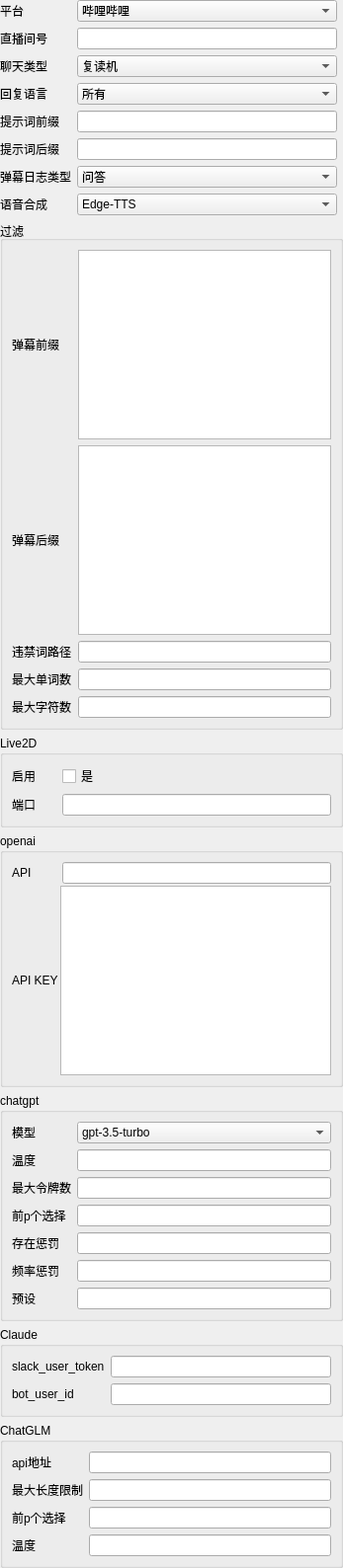
             <widget class="QWidget" name="formWidget" native="true">
              <layout class="QGridLayout" name="gridLayout">
               <property name="leftMargin">
                <number>0</number>
               </property>
               <property name="topMargin">
                <number>0</number>
               </property>
               <property name="rightMargin">
                <number>0</number>
               </property>
               <property name="bottomMargin">
                <number>0</number>
               </property>
               <item row="16" column="0" colspan="3">
                <widget class="QGroupBox" name="groupBox_claude">
                 <property name="title">
                  <string>Claude</string>
                 </property>
                 <layout class="QGridLayout" name="gridLayout_7">
                  <item row="0" column="1">
                   <widget class="QLineEdit" name="lineEdit_claude_slack_user_token"/>
                  </item>
                  <item row="0" column="0">
                   <layout class="QGridLayout" name="gridLayout_6">
                    <item row="0" column="0">
                     <widget class="QLabel" name="label_claude_slack_user_token">
                      <property name="text">
                       <string>slack_user_token</string>
                      </property>
                     </widget>
                    </item>
                   </layout>
                  </item>
                  <item row="1" column="0">
                   <widget class="QLabel" name="label_claude_bot_user_id">
                    <property name="text">
                     <string>bot_user_id</string>
                    </property>
                   </widget>
                  </item>
                  <item row="1" column="1">
                   <widget class="QLineEdit" name="lineEdit_claude_bot_user_id"/>
                  </item>
                 </layout>
                </widget>
               </item>
               <item row="5" column="1">
                <widget class="QLineEdit" name="lineEdit_after_prompt"/>
               </item>
               <item row="13" column="0" colspan="3">
                <widget class="QGroupBox" name="groupBox_openai">
                 <property name="title">
                  <string>openai</string>
                 </property>
                 <layout class="QGridLayout" name="gridLayout_4">
                  <item row="0" column="0">
                   <layout class="QGridLayout" name="gridLayout_2">
                    <property name="spacing">
                     <number>2</number>
                    </property>
                    <item row="0" column="0">
                     <widget class="QLabel" name="label_openai_api">
                      <property name="text">
                       <string>API</string>
                      </property>
                     </widget>
                    </item>
                    <item row="0" column="2">
                     <widget class="QLineEdit" name="lineEdit_openai_api"/>
                    </item>
                    <item row="1" column="0">
                     <widget class="QLabel" name="label_openai_api_key">
                      <property name="text">
                       <string>API KEY</string>
                      </property>
                     </widget>
                    </item>
                    <item row="1" column="1" colspan="2">
                     <widget class="QTextEdit" name="textEdit_openai_api_key"/>
                    </item>
                   </layout>
                  </item>
                 </layout>
                </widget>
               </item>
               <item row="3" column="0">
                <widget class="QLabel" name="label_need_lang">
                 <property name="text">
                  <string>回复语言</string>
                 </property>
                </widget>
               </item>
               <item row="1" column="1">
                <widget class="QLineEdit" name="lineEdit_room_display_id"/>
               </item>
               <item row="0" column="0">
                <widget class="QLabel" name="label_platform">
                 <property name="autoFillBackground">
                  <bool>true</bool>
                 </property>
                 <property name="text">
                  <string>平台</string>
                 </property>
                </widget>
               </item>
               <item row="5" column="0">
                <widget class="QLabel" name="label_after_prompt">
                 <property name="text">
                  <string>提示词后缀</string>
                 </property>
                </widget>
               </item>
               <item row="4" column="1">
                <widget class="QLineEdit" name="lineEdit_before_prompt"/>
               </item>
               <item row="17" column="0" colspan="3">
                <widget class="QGroupBox" name="groupBox_chatglm">
                 <property name="title">
                  <string>ChatGLM</string>
                 </property>
                 <layout class="QGridLayout" name="gridLayout_9">
                  <item row="0" column="0">
                   <layout class="QGridLayout" name="gridLayout_8">
                    <item row="0" column="0">
                     <widget class="QLabel" name="label_chatglm_api_ip_port">
                      <property name="text">
                       <string>api地址</string>
                      </property>
                     </widget>
                    </item>
                    <item row="1" column="1">
                     <widget class="QLineEdit" name="lineEdit_chatglm_max_length"/>
                    </item>
                    <item row="2" column="1">
                     <widget class="QLineEdit" name="lineEdit_chatglm_top_p"/>
                    </item>
                    <item row="0" column="1">
                     <widget class="QLineEdit" name="lineEdit_chatglm_api_ip_port"/>
                    </item>
                    <item row="2" column="0">
                     <widget class="QLabel" name="label_chatglm_top_p">
                      <property name="text">
                       <string>前p个选择</string>
                      </property>
                     </widget>
                    </item>
                    <item row="1" column="0">
                     <widget class="QLabel" name="label_chatglm_max_length">
                      <property name="text">
                       <string>最大长度限制</string>
                      </property>
                     </widget>
                    </item>
                    <item row="3" column="0">
                     <widget class="QLabel" name="label_chatglm_temperature">
                      <property name="text">
                       <string>温度</string>
                      </property>
                     </widget>
                    </item>
                    <item row="3" column="1">
                     <widget class="QLineEdit" name="lineEdit_chatglm_temperature"/>
                    </item>
                   </layout>
                  </item>
                 </layout>
                </widget>
               </item>
               <item row="2" column="0">
                <widget class="QLabel" name="label_chat_type">
                 <property name="text">
                  <string>聊天类型</string>
                 </property>
                </widget>
               </item>
               <item row="1" column="0">
                <widget class="QLabel" name="label_room_display_id">
                 <property name="text">
                  <string>直播间号</string>
                 </property>
                </widget>
               </item>
               <item row="4" column="0">
                <widget class="QLabel" name="label_before_prompt">
                 <property name="text">
                  <string>提示词前缀</string>
                 </property>
                </widget>
               </item>
               <item row="11" column="0" colspan="3">
                <widget class="QGroupBox" name="groupBox">
                 <property name="title">
                  <string>过滤</string>
                 </property>
                 <layout class="QGridLayout" name="gridLayout_26">
                  <item row="0" column="0">
                   <layout class="QGridLayout" name="gridLayout_25">
                    <item row="4" column="0">
                     <widget class="QLabel" name="label_filter_max_char_len">
                      <property name="text">
                       <string>最大字符数</string>
                      </property>
                     </widget>
                    </item>
                    <item row="2" column="0">
                     <widget class="QLabel" name="label_filter_badwords_path">
                      <property name="text">
                       <string>违禁词路径</string>
                      </property>
                     </widget>
                    </item>
                    <item row="3" column="0">
                     <widget class="QLabel" name="label_filter_max_len">
                      <property name="text">
                       <string>最大单词数</string>
                      </property>
                     </widget>
                    </item>
                    <item row="4" column="1">
                     <widget class="QLineEdit" name="lineEdit_filter_max_char_len"/>
                    </item>
                    <item row="0" column="0">
                     <widget class="QLabel" name="label_filter_before_must_str">
                      <property name="text">
                       <string>弹幕前缀</string>
                      </property>
                     </widget>
                    </item>
                    <item row="2" column="1">
                     <widget class="QLineEdit" name="lineEdit_filter_badwords_path"/>
                    </item>
                    <item row="3" column="1">
                     <widget class="QLineEdit" name="lineEdit_filter_max_len"/>
                    </item>
                    <item row="1" column="0">
                     <widget class="QLabel" name="label_filter_after_must_str">
                      <property name="text">
                       <string>弹幕后缀</string>
                      </property>
                     </widget>
                    </item>
                    <item row="0" column="1">
                     <widget class="QTextEdit" name="textEdit_filter_before_must_str"/>
                    </item>
                    <item row="1" column="1">
                     <widget class="QTextEdit" name="textEdit_filter_after_must_str"/>
                    </item>
                   </layout>
                  </item>
                 </layout>
                </widget>
               </item>
               <item row="2" column="1">
                <widget class="QComboBox" name="comboBox_chat_type">
                 <property name="cursor">
                  <cursorShape>PointingHandCursor</cursorShape>
                 </property>
                 <item>
                  <property name="text">
                   <string>复读机</string>
                  </property>
                 </item>
                 <item>
                  <property name="text">
                   <string>ChatGPT</string>
                  </property>
                 </item>
                 <item>
                  <property name="text">
                   <string>Claude</string>
                  </property>
                 </item>
                 <item>
                  <property name="text">
                   <string>ChatGLM</string>
                  </property>
                 </item>
                 <item>
                  <property name="text">
                   <string>chat_with_file</string>
                  </property>
                 </item>
                 <item>
                  <property name="text">
                   <string>Chatterbot</string>
                  </property>
                 </item>
                 <item>
                  <property name="text">
                   <string>text-generation-webui</string>
                  </property>
                 </item>
                </widget>
               </item>
               <item row="10" column="0">
                <widget class="QLabel" name="label_audio_synthesis_type">
                 <property name="text">
                  <string>语音合成</string>
                 </property>
                </widget>
               </item>
               <item row="14" column="0" rowspan="2" colspan="3">
                <widget class="QGroupBox" name="groupBox_chatgpt">
                 <property name="title">
                  <string>chatgpt</string>
                 </property>
                 <layout class="QGridLayout" name="gridLayout_5">
                  <item row="0" column="0">
                   <layout class="QGridLayout" name="gridLayout_3">
                    <item row="2" column="1">
                     <widget class="QLineEdit" name="lineEdit_chatgpt_max_tokens"/>
                    </item>
                    <item row="0" column="0">
                     <widget class="QLabel" name="label_chatgpt_model">
                      <property name="text">
                       <string>模型</string>
                      </property>
                     </widget>
                    </item>
                    <item row="2" column="0">
                     <widget class="QLabel" name="label_chatgpt_max_tokens">
                      <property name="text">
                       <string>最大令牌数</string>
                      </property>
                     </widget>
                    </item>
                    <item row="4" column="1">
                     <widget class="QLineEdit" name="lineEdit_chatgpt_presence_penalty"/>
                    </item>
                    <item row="1" column="0">
                     <widget class="QLabel" name="label_chatgpt_temperature">
                      <property name="text">
                       <string>温度</string>
                      </property>
                     </widget>
                    </item>
                    <item row="3" column="0">
                     <widget class="QLabel" name="label_chatgpt_top_p">
                      <property name="text">
                       <string>前p个选择</string>
                      </property>
                     </widget>
                    </item>
                    <item row="3" column="1">
                     <widget class="QLineEdit" name="lineEdit_chatgpt_top_p"/>
                    </item>
                    <item row="1" column="1">
                     <widget class="QLineEdit" name="lineEdit_chatgpt_temperature"/>
                    </item>
                    <item row="5" column="0">
                     <widget class="QLabel" name="label_chatgpt_frequency_penalty">
                      <property name="text">
                       <string>频率惩罚</string>
                      </property>
                     </widget>
                    </item>
                    <item row="5" column="1">
                     <widget class="QLineEdit" name="lineEdit_chatgpt_frequency_penalty"/>
                    </item>
                    <item row="4" column="0">
                     <widget class="QLabel" name="label_chatgpt_presence_penalty">
                      <property name="text">
                       <string>存在惩罚</string>
                      </property>
                     </widget>
                    </item>
                    <item row="6" column="0">
                     <widget class="QLabel" name="label_chatgpt_preset">
                      <property name="text">
                       <string>预设</string>
                      </property>
                     </widget>
                    </item>
                    <item row="6" column="1">
                     <widget class="QLineEdit" name="lineEdit_chatgpt_preset"/>
                    </item>
                    <item row="0" column="1">
                     <widget class="QComboBox" name="comboBox_chatgpt_model">
                      <item>
                       <property name="text">
                        <string>gpt-3.5-turbo</string>
                       </property>
                      </item>
                      <item>
                       <property name="text">
                        <string>gpt-3.5-turbo-0301</string>
                       </property>
                      </item>
                      <item>
                       <property name="text">
                        <string>gpt-3.5-turbo-0613</string>
                       </property>
                      </item>
                      <item>
                       <property name="text">
                        <string>gpt-3.5-turbo-16k</string>
                       </property>
                      </item>
                      <item>
                       <property name="text">
                        <string>gpt-3.5-turbo-16k-0613</string>
                       </property>
                      </item>
                      <item>
                       <property name="text">
                        <string>gpt-4</string>
                       </property>
                      </item>
                      <item>
                       <property name="text">
                        <string>gpt-4-0314</string>
                       </property>
                      </item>
                      <item>
                       <property name="text">
                        <string>gpt-4-0613</string>
                       </property>
                      </item>
                      <item>
                       <property name="text">
                        <string>gpt-4-32k</string>
                       </property>
                      </item>
                      <item>
                       <property name="text">
                        <string>gpt-4-32k-0314</string>
                       </property>
                      </item>
                      <item>
                       <property name="text">
                        <string>gpt-4-32k-0613</string>
                       </property>
                      </item>
                      <item>
                       <property name="text">
                        <string>text-embedding-ada-002</string>
                       </property>
                      </item>
                      <item>
                       <property name="text">
                        <string>text-davinci-003</string>
                       </property>
                      </item>
                      <item>
                       <property name="text">
                        <string>text-davinci-002</string>
                       </property>
                      </item>
                      <item>
                       <property name="text">
                        <string>text-curie-001</string>
                       </property>
                      </item>
                      <item>
                       <property name="text">
                        <string>text-babbage-001</string>
                       </property>
                      </item>
                      <item>
                       <property name="text">
                        <string>text-ada-001</string>
                       </property>
                      </item>
                      <item>
                       <property name="text">
                        <string>text-moderation-latest</string>
                       </property>
                      </item>
                      <item>
                       <property name="text">
                        <string>text-moderation-stable</string>
                       </property>
                      </item>
                     </widget>
                    </item>
                   </layout>
                  </item>
                 </layout>
                </widget>
               </item>
               <item row="3" column="1">
                <widget class="QComboBox" name="comboBox_need_lang">
                 <property name="cursor">
                  <cursorShape>PointingHandCursor</cursorShape>
                 </property>
                 <item>
                  <property name="text">
                   <string>所有</string>
                  </property>
                 </item>
                 <item>
                  <property name="text">
                   <string>中文</string>
                  </property>
                 </item>
                 <item>
                  <property name="text">
                   <string>英文</string>
                  </property>
                 </item>
                 <item>
                  <property name="text">
                   <string>日文</string>
                  </property>
                 </item>
                </widget>
               </item>
               <item row="10" column="1">
                <widget class="QComboBox" name="comboBox_audio_synthesis_type">
                 <property name="cursor">
                  <cursorShape>PointingHandCursor</cursorShape>
                 </property>
                 <item>
                  <property name="text">
                   <string>Edge-TTS</string>
                  </property>
                 </item>
                 <item>
                  <property name="text">
                   <string>VITS-Fast</string>
                  </property>
                 </item>
                 <item>
                  <property name="text">
                   <string>elevenlabs</string>
                  </property>
                 </item>
                </widget>
               </item>
               <item row="0" column="1">
                <widget class="QComboBox" name="comboBox_platform">
                 <property name="cursor">
                  <cursorShape>PointingHandCursor</cursorShape>
                 </property>
                 <item>
                  <property name="text">
                   <string>哔哩哔哩</string>
                  </property>
                 </item>
                 <item>
                  <property name="text">
                   <string>抖音</string>
                  </property>
                 </item>
                 <item>
                  <property name="text">
                   <string>快手</string>
                  </property>
                 </item>
                </widget>
               </item>
               <item row="12" column="0" colspan="3">
                <widget class="QGroupBox" name="groupBox_live2d">
                 <property name="title">
                  <string>Live2D</string>
                 </property>
                 <layout class="QGridLayout" name="gridLayout_30">
                  <item row="0" column="0">
                   <layout class="QGridLayout" name="gridLayout_29" columnstretch="1,6">
                    <item row="0" column="0">
                     <widget class="QLabel" name="label_live2d_enable">
                      <property name="text">
                       <string>启用</string>
                      </property>
                     </widget>
                    </item>
                    <item row="0" column="1">
                     <widget class="QCheckBox" name="checkBox_live2d_enable">
                      <property name="text">
                       <string>是</string>
                      </property>
                     </widget>
                    </item>
                    <item row="1" column="0">
                     <widget class="QLabel" name="label_live2d_port">
                      <property name="text">
                       <string>端口</string>
                      </property>
                     </widget>
                    </item>
                    <item row="1" column="1">
                     <widget class="QLineEdit" name="lineEdit_live2d_port"/>
                    </item>
                   </layout>
                  </item>
                 </layout>
                </widget>
               </item>
               <item row="6" column="0">
                <widget class="QLabel" name="label_commit_log_type">
                 <property name="text">
                  <string>弹幕日志类型</string>
                 </property>
                </widget>
               </item>
               <item row="6" column="1">
                <widget class="QComboBox" name="comboBox_commit_log_type">
                 <item>
                  <property name="text">
                   <string>问答</string>
                  </property>
                 </item>
                 <item>
                  <property name="text">
                   <string>问题</string>
                  </property>
                 </item>
                 <item>
                  <property name="text">
                   <string>回答</string>
                  </property>
                 </item>
                 <item>
                  <property name="text">
                   <string>不记录</string>
                  </property>
                 </item>
                </widget>
               </item>
              </layout>
             </widget>
